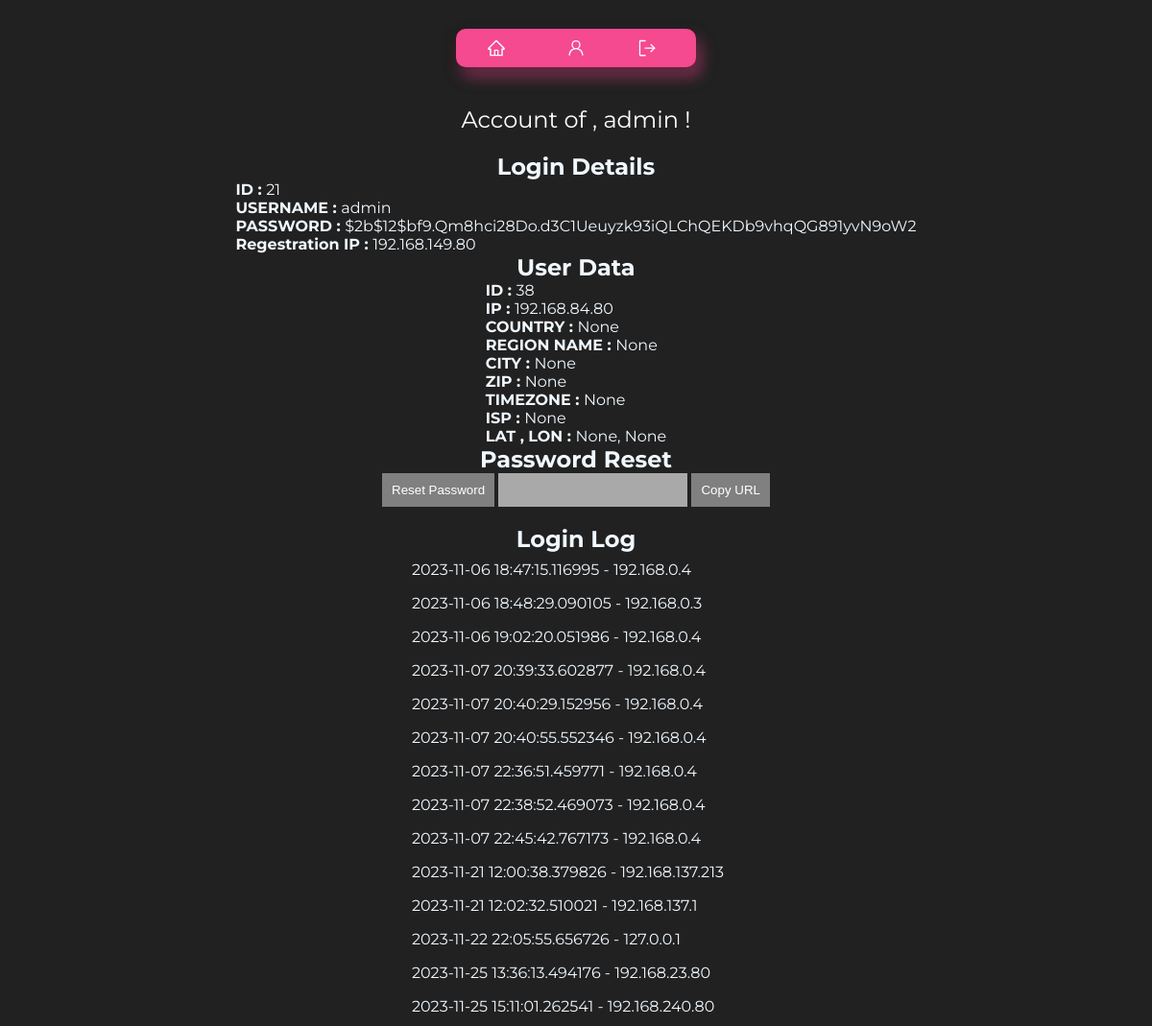
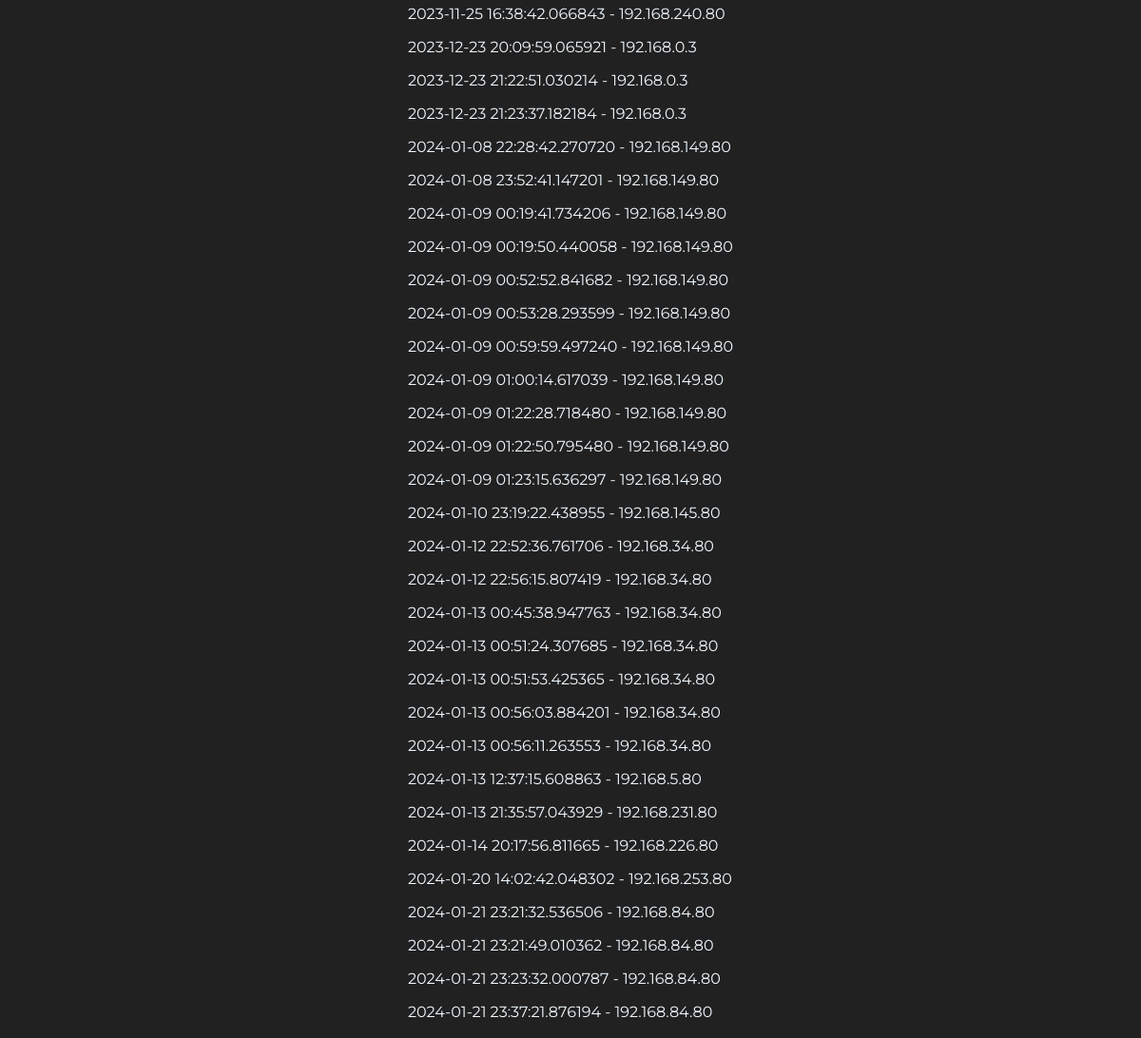
/admin (signed in), run on an earlier commit of the app's database (2 pictures, top to bottom).
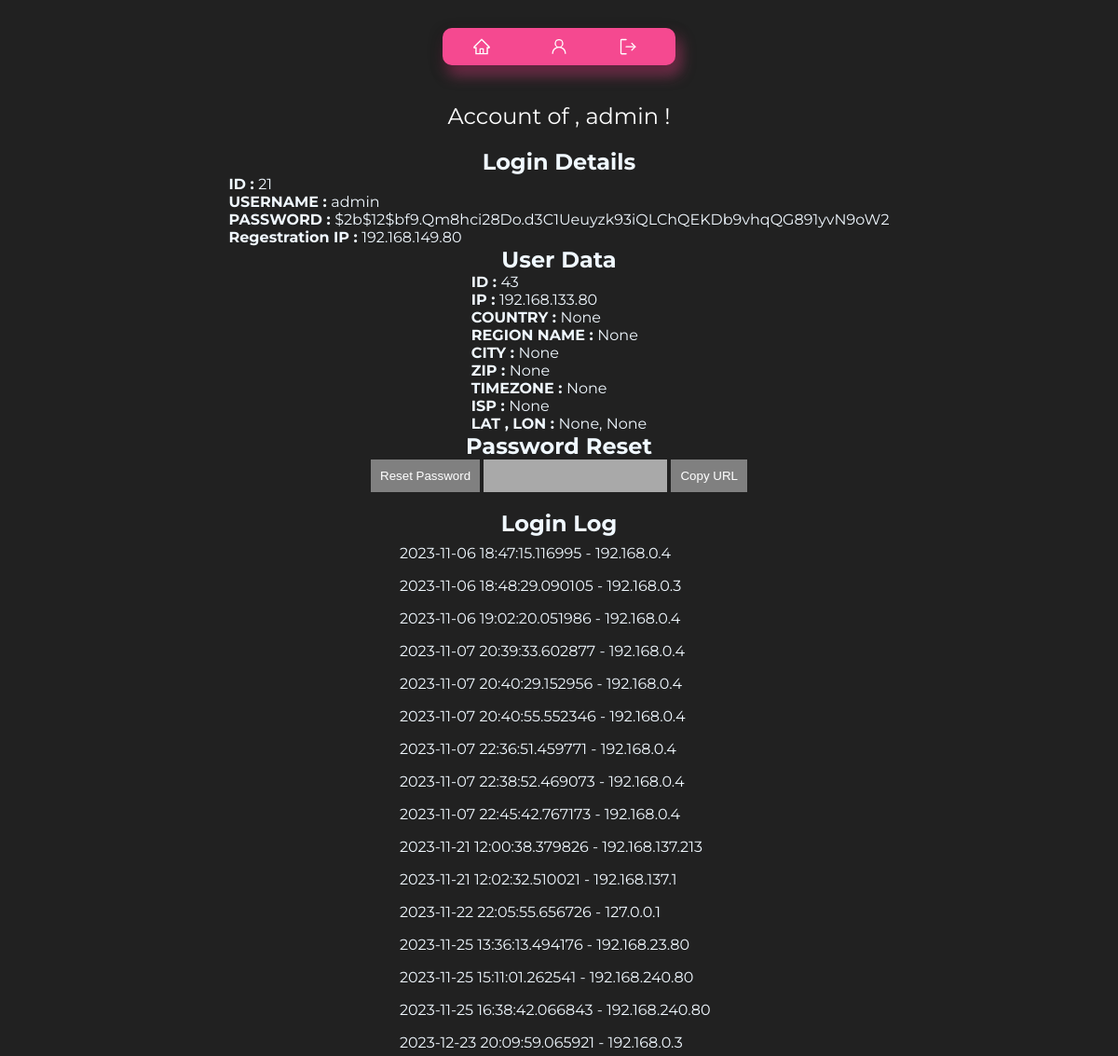
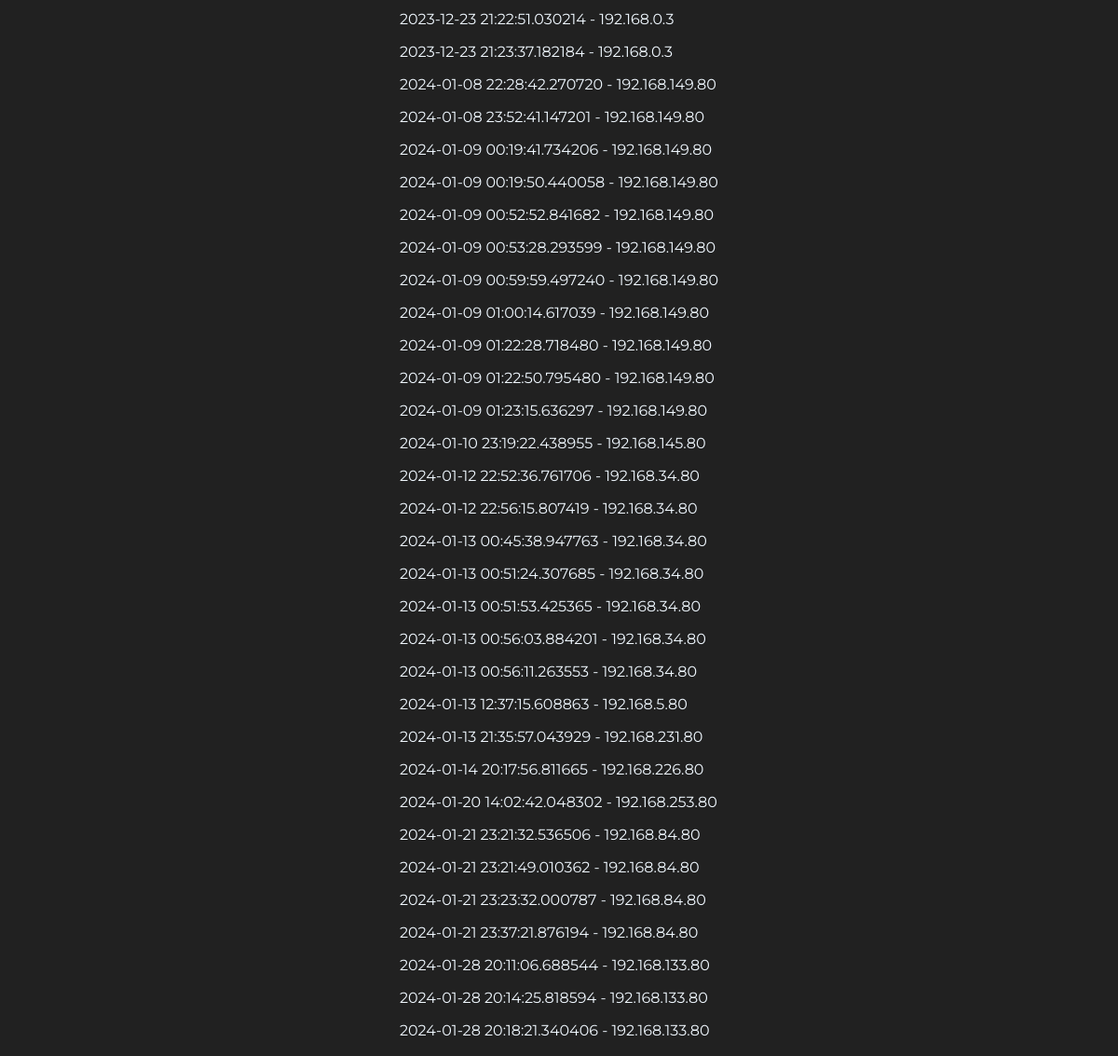
And on a later commit of the database (2 pictures, top to bottom).
### tables this page shows
CREATE TABLE userData (
        id INTEGER PRIMARY KEY,
        username TEXT,
        ip TEXT,
        country TEXT,
        regionname TEXT,
        city TEXT,
        zip TEXT, 
        lat TEXT,
        lon TEXT,
        timezone TEXT,
        isp TEXT
    );

CREATE TABLE loginLog (
        id INTEGER PRIMARY KEY,
        username TEXT,
        ip TEXT,
        timestamp TIMESTAMP DEFAULT CURRENT_TIMESTAMP
    );

### main.py (the view)
@app.route('/<string:username>', methods=['GET'])
def user(username):
    nonce = secrets.token_hex(8)
    if 'username' in session:
        logged_in_username = session['username']
        if logged_in_username == 'admin':
            csp_header['script-src'] = f"'self' 'nonce-{nonce}'"
            username = sanitize_input(username)
            liked_meals = get_liked_Meals_db(username)
            user_data = get_user_data(username)
            user_login_info = get_user(username)
            login_log = get_login_log(username)
            meal = [meal[2] for meal in liked_meals]
            return render_template('admin/user_details.html',
                       username=username,
                       loginDetails=user_login_info,
                       liked_meal_ids=meal,  # Pass the likedMeals data
                       loginLog=login_log,
                       userData=user_data,
                       nonce=nonce)
        return redirect(url_for('account'))  # HTTP 403 Forbidden for non-admin users
    else:
        return redirect(url_for('login'))

### main.py (called while the page is built)
@app.after_request
def set_csp_header(response):
    csp_value = '; '.join([f"{key} {value}" for key, value in csp_header.items()])
    response.headers['Content-Security-Policy'] = csp_value
    return response

@app.after_request
def add_security_headers(response):
    response.headers['X-Frame-Options'] = 'SAMEORIGIN'
    return response

@app.after_request
def add_hsts_header(response):
    response.headers['Strict-Transport-Security'] = 'max-age=31536000; includeSubDomains; preload'
    return response

@app.after_request
def add_content_type_header(response):
    response.headers['X-Content-Type-Options'] = 'nosniff'
    return response

### scripts/check_input.py (called while the page is built)
def sanitize_input(input_string):
    sanitized_input = input_string.strip()
    sanitized_input = re.sub(r'[(;\'"\\)]', '', sanitized_input)
    return sanitized_input

### scripts/db.py (called while the page is built)
def connect():
    conn = sqlite3.connect('database/testdb.db')
    cursor = conn.cursor()
    return conn, cursor

def get_liked_Meals_db(username):
    conn, cursor = connect()
    cursor.execute('SELECT * FROM likedMeals WHERE username = ?', (username,))
    user_liked_meals = cursor.fetchall()
    conn.commit()
    conn.close()
    return user_liked_meals

### templates/admin/user_details.html (shortened to what this page needs)
<!DOCTYPE html>
<html lang="en">
<head>
  <link rel="stylesheet" type="text/css" href="{{ url_for('static', filename='css/account.css') }}">
  <link rel="stylesheet" type="text/css" href="{{ url_for('static', filename='css/template.css') }}" />
  <link rel="stylesheet" type="text/css" href="{{ url_for('static', filename='css/header.css') }}" />
</head>
<body>
  <header>
    <div class="button-container">
      <a class="button" href="/">
      </a>
      <a class="button" href="/admin/dashboard">
      </a>
      <a class="button" href="/logout">
      </a>
    </div>
  </header>
  <div class="user-data">
    <span>Account of , {{ username }} !</span>
  </div>
  <h2>Login Details</h2>
  <div>
    <p><b>ID : </b>{{ loginDetails.id }} <br></p>
    <p><b>USERNAME : </b>{{ loginDetails.username }} <br></p>
    <p><b>PASSWORD : </b>{{ loginDetails.password }} <br></p>
    <p><b>Regestration IP : </b>{{ loginDetails.ip }} <br></p>
  </div>
  <h2>User Data</h2>
  <div>
    <p><b>ID : </b>{{ userData.id }}<br></p>
    <p><b>IP : </b>{{ userData.ip }}<br></p>
    <p><b>COUNTRY : </b>{{ userData.country }}<br></p>
    <p><b>REGION NAME : </b>{{ userData.regionname }}<br></p>
    <p><b>CITY : </b>{{ userData.city }}<br></p>
    <p><b>ZIP : </b>{{ userData.zip }}<br></p>
    <p><b>TIMEZONE : </b>{{ userData.timezone }}<br></p>
    <p><b>ISP : </b>{{ userData.isp }}<br></p>
    <p><b>LAT , LON : </b> {{ userData.lat }}, {{ userData.lon }}<br></p>
  </div>
  <h2>Password Reset</h2>
  <div>
    <button id="resetButton" nonce="{{ nonce }}"
      style="background: gray; border: none; outline: none; padding: 10px; cursor: pointer; color: white;">Reset
      Password</button>
    <input type="text" id="resetUrlField" value="" readonly
      style="background: darkgray; border: none; outline: none; padding: 10px; color: white;">
    <button id="copyUrlButton" nonce="{{ nonce }}"
      style="background: gray; border: none; outline: none; padding: 10px; cursor: pointer; color: white;">Copy
      URL</button>
  </div>
  <br>
  <h2>Login Log</h2>
  <ul>
    {% for log in loginLog %}
    <ul style="padding: 8px;">{{ log.timestamp }} - {{ log.ip }}</ul>
    {% endfor %}
  </ul>
</body>
</html>

What changed in the data, as far as the page shows it:
no longer on this page (row unchanged): userData: id "38", ip "192.168.84.80"
added userData: id "43", ip "192.168.133.80"
added loginLog: timestamp "2024-01-28 20:11:06.688544", ip "192.168.133.80"
added loginLog: timestamp "2024-01-28 20:14:25.818594", ip "192.168.133.80"
added loginLog: timestamp "2024-01-28 20:18:21.340406", ip "192.168.133.80"
